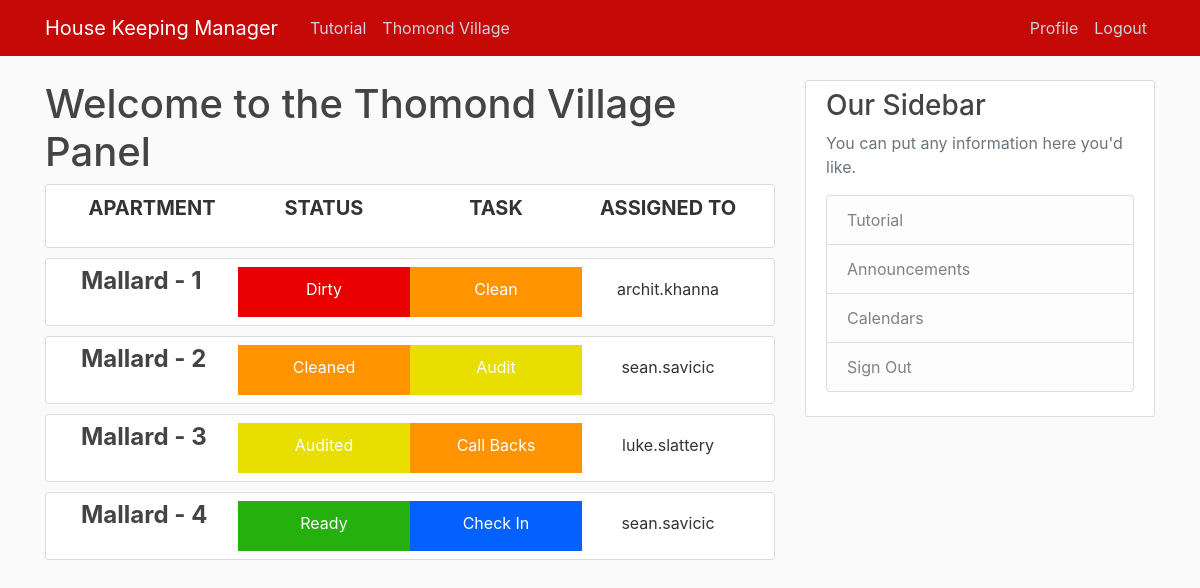
/thomondvillage/ (signed in), run on an earlier commit of the app's database.
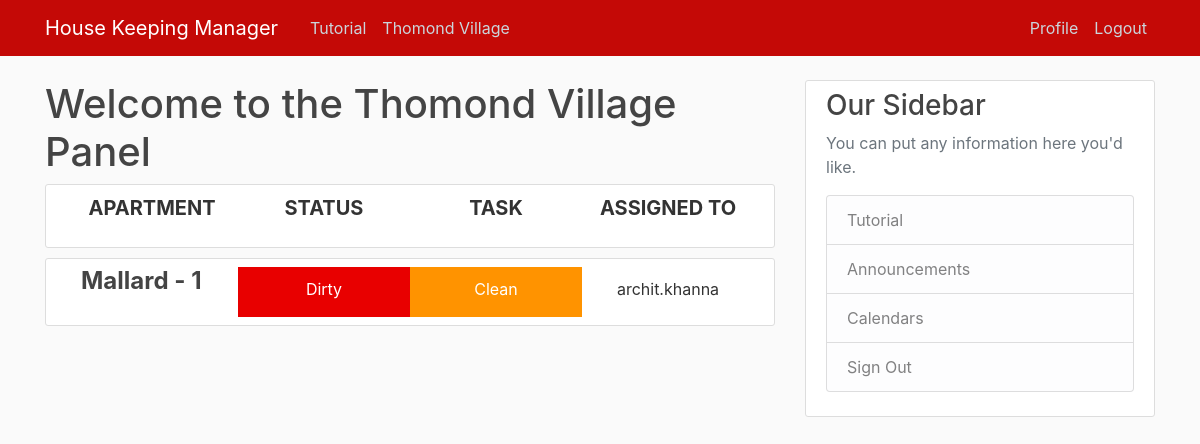
And on a later commit of the database.
### HKmanager/models.py (models this page shows, shortened)
class apartment(models.Model):
    number = models.IntegerField(unique=True, null=False, blank=False)
    rooms = models.ForeignKey(numberOfRooms, on_delete=models.DO_NOTHING, null=False, blank=False, default=0)
    block = models.ForeignKey(block, on_delete=models.DO_NOTHING, null=False, blank=False)
    status = models.ForeignKey(status, on_delete=models.DO_NOTHING, null=False, blank=False)
    task = models.ForeignKey(task, on_delete=models.DO_NOTHING, null=False, blank=False)
    assignee = models.ForeignKey(User, on_delete=models.DO_NOTHING)

class block(models.Model):
    name = models.CharField(max_length=50, null=False, blank=False)
    def __str__(self):
        return self.name

class status(models.Model):
    name = models.CharField(max_length=50, null=False, blank=False)
    def __str__(self):
        return self.name

class task(models.Model):
    name = models.CharField(max_length=50, null=False, blank=False)
    def __str__(self):
        return self.name

### HKmanager/views.py (the view)
# urls.py: path('thomondvillage/', ApartmentListView.as_view(), name='hk-ThomondVillage'),
class ApartmentListView(LoginRequiredMixin, ListView):
    model = apartment
    template_name = 'HKmanager/ThomondVillage.html'
    context_object_name = 'apartment'

### HKmanager/templates/HKmanager/ThomondVillage.html (shortened to what this page needs)
{% extends "HKmanager/base.html" %}
{% block content %}
  <h1>Welcome to the Thomond Village Panel</h1>
  <article class="media content-section">
    <div class="container">
      <div class="row">
        <div class="col-sm-3" style="text-align: center;">
          <p class="apartment-header">APARTMENT</p>
        </div>
        <div class="col-sm-3" style="text-align: center;">
          <p class="apartment-header">STATUS</p>
        </div>
        <div class="col-sm-3" style="text-align: center;">
          <p class="apartment-header">TASK<p>
        </div>
        <div class="col-sm-3" style="text-align: center;">
          <p class="apartment-header">ASSIGNED TO</p>
        </div>
      </div>
    </div>
  </article>
  {% for apt in apartment %}
    <article class="media content-section">
      <div class="container">
        <div class="row">
          <div class="col-sm-3">
            <h4><a class="article-title aligner-center" href="{% url 'hk-Apartment' apt.id %}">{{ apt.block }} - {{ apt.number }}</a></h4>
          </div>
          <div id="status {{apt.number}}" class="col-sm-3 text-white">
            <p class="article-content aligner-center">{{ apt.status }}</p>
          </div>
          <div id="task {{apt.number}}" class="col-sm-3 text-white">
            <p class="article-content aligner-center">{{ apt.task }}</p>
          </div>
          <div class="col-sm-3">
            <p class="article-content aligner-center">{{ apt.assignee }}</p>
          </div>
        </div>
      </div>
    </article>
  {% endfor %}
{% endblock content %}

### HKmanager/templates/HKmanager/base.html (shortened to what this page needs)
{% load static %}
<!DOCTYPE html>
<html lang="en" dir="ltr">
  <head>
    <link rel="stylesheet" href="https://maxcdn.bootstrapcdn.com/bootstrap/4.0.0/css/bootstrap.min.css">
    <link rel="stylesheet" type="text/css" href="{% static 'HKmanager/main.css'%}">
  </head>
  <body>
    <header class="site-header">
      <nav class="navbar navbar-expand-md navbar-dark bg-steel fixed-top">
        <div class="container">
          <a class="navbar-brand mr-4" href="{% url 'hk-Home' %}">House Keeping Manager</a>
          <div class="collapse navbar-collapse" id="navbarToggle">
            <div class="navbar-nav mr-auto">
              <a class="nav-item nav-link" href="{% url 'hk-Tutorial' %}">Tutorial</a>
              <a class="nav-item nav-link" href="{% url 'hk-ThomondVillage' %}">Thomond Village</a>
            </div>
            <div class="navbar-nav">
              {% if user.is_authenticated %}
                <a class="nav-item nav-link" href="{% url 'hk-user-profile' %}">Profile</a>
                <a class="nav-item nav-link" href="{% url 'hk-user-logout' %}">Logout</a>
              {% else %}
                <a class="nav-item nav-link" href="{% url 'hk-user-login' %}">Login</a>
                <a class="nav-item nav-link" href="{% url 'hk-user-register' %}">Register</a>
              {% endif %}
            </div>
          </div>
        </div>
      </nav>
    </header>
    <main role="main" class="container">
    <div class="row">
      <div class="col-md-8">
        {% block content %}{% endblock %}
      </div>
      <div class="col-md-4">
        <div class="content-section">
          <h3>Our Sidebar</h3>
          <p class='text-muted'>You can put any information here you'd like.
            <ul class="list-group">
              <li class="list-group-item list-group-item-light">Tutorial</li>
              <li class="list-group-item list-group-item-light">Announcements</li>
              <li class="list-group-item list-group-item-light">Calendars</li>
              <li class="list-group-item list-group-item-light">Sign Out</li>
            </ul>
          </p>
        </div>
      </div>
    </div>
  </main>
  </body>
</html>

### HKmanager/static/HKmanager/main.css (style rules this page uses)
body { background: #fafafa; color: #333333; margin-top: 5rem; }
h1, h2, h3, h4, h5, h6 { color: #444444; }
ul { margin: 0; }
div { vertical-align: middle; }
.bg-steel { background-color: #c40906; }
.site-header .navbar-nav .nav-link { color: #cbd5db; }
.content-section { background: #ffffff; padding: 8px 20px; vertical-align: middle; line-height: inherit; border: 1px solid #dddddd; border-radius: 3px; margin-bottom: 10px; }
.article-title { color: #444444; font-weight: bold; }
.article-content { white-space: pre-line; }
.aligner-center { padding-top: 10px; text-align: center; }
.apartment-header { font-weight: bold; font-size: 20px; }
.text-white { color: white; }
.colorsetter-ashleyred { background: #e80000; }
.colorsetter-ashleyorange { background: #ff9300; }

What changed in the data, as far as the page shows it:
removed apartment: block "Mallard", number "2", status "Cleaned", task "Audit", assignee "sean.savicic"
removed apartment: block "Mallard", number "3", status "Audited", task "Call Backs", assignee "luke.slattery"
removed apartment: block "Mallard", number "4", status "Ready", task "Check In", assignee "sean.savicic"
